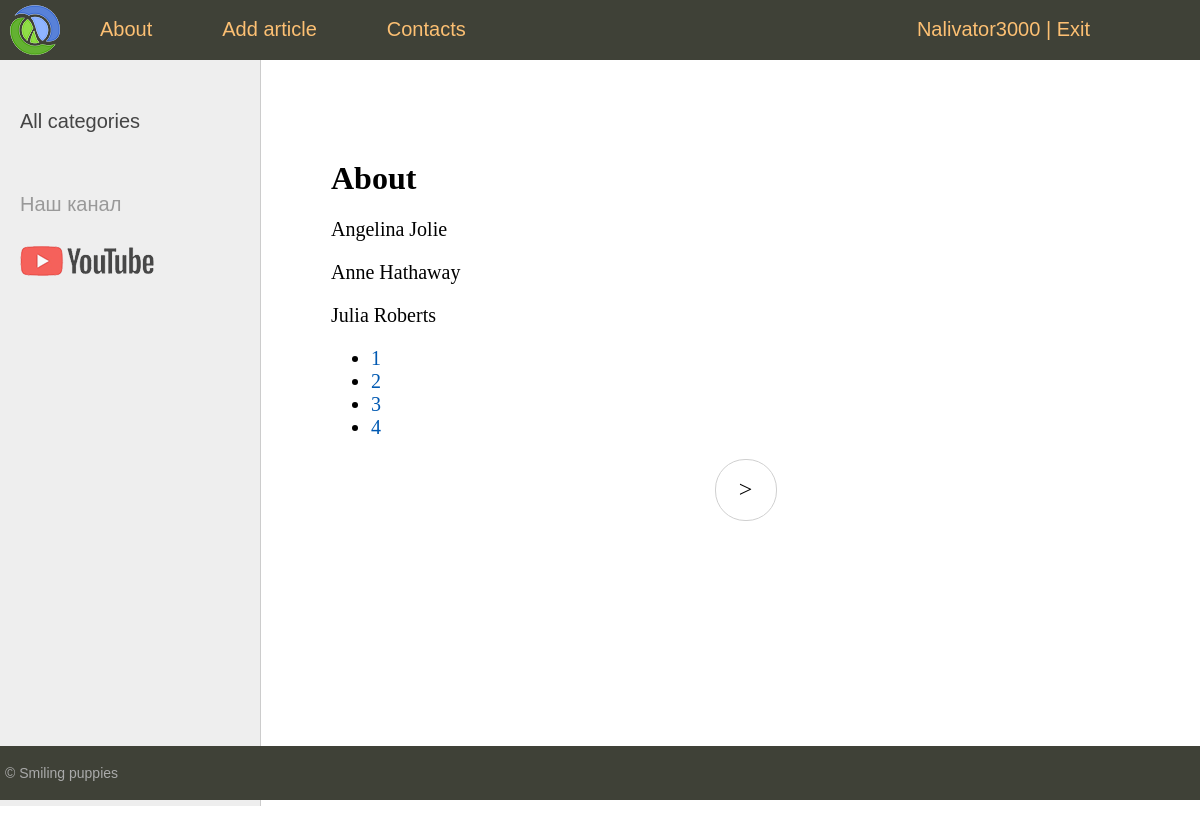
The page /about/ (signed in) on the database its author committed.
### women/models.py (models this page shows, shortened)
class Women(models.Model):
    title = models.CharField(max_length=255, verbose_name='Name')
    slug = models.SlugField(max_length=255, unique=True, db_index=True, verbose_name='URL')
    content = models.TextField(blank=True)
    photo = models.ImageField(upload_to='photos/%Y/%m/%d/')
    time_create = models.DateTimeField(auto_now_add=True, verbose_name='Created at')
    time_update = models.DateTimeField(auto_now=True)
    is_published = models.BooleanField(default=True)
    cat = models.ForeignKey('Category', on_delete=models.PROTECT)
    def __str__(self):
        return self.title
    class Meta:
        verbose_name = 'Famous woman'
        verbose_name_plural = 'Famous women'
        ordering = ['id']

### women/views.py (the view)
# urls.py: path('about/', about, name='about'),
@login_required
def about(request):
    contact_list = Women.objects.all()
    paginator = Paginator(contact_list, 3)
    page_number = request.GET.get('page')
    page_obj = paginator.get_page(page_number)
    return render(request, 'women/about.html', {'title': 'About', 'menu': menu, 'page_obj': page_obj})

### women/templates/women/about.html
{% extends 'women/base.html' %}
{% block content %}
<h1>{{title}}</h1>
{% for contact in page_obj %}
<p>{{ contact }}</p>
{% endfor %}
<nav>
    <ul>
        {% for p in page_obj.paginator.page_range %}
        <li>
            <a href="?page={{ p }}">{{ p }}</a>
        </li>
        {% endfor %}
    </ul>
</nav>
{% endblock %}

### women/templates/women/base.html (shortened to what this page needs)
{% load static %}
{% load women_tags %}
<html>
<head>
	<link type="text/css" href="{% static 'women/css/styles.css' %}" rel="stylesheet" />
</head>
<body>
<table class="table-page" border=0 cellpadding="0" cellspacing="0">
<tr><td valign=top>
{% block mainmenu %}
		<div class="header">
			<ul id="mainmenu" class="mainmenu">
			<li class="logo"><a href="{% url 'home' %}"><div class="logo"></div></a></li>
{% for m in menu %}
			<li><a href="{% url m.url_name %}">{{m.title}}</a></li>
{% endfor %}
			<li class="last">
				{% if request.user.is_authenticated %}
					<li class="last"> {{ user.username }} | <a href="{% url 'logout' %}">Exit</a>
				{% else %}
				<a href="{% url 'register' %}">Registration</a> | <a href="{% url 'login' %}">Log In</a>
				{% endif %}
			</li>
			</ul>
		</div>
{% endblock mainmenu %}
<table class="table-content" border=0 cellpadding="0" cellspacing="0">
<tr>
	<td valign="top" class="left-chapters">
	<ul id="leftchapters">
{% if cat_selected == 0 %}
		<li class="selected">All categories</li>
{% else %}
		<li><a href="{% url 'home' %}">All categories</a></li>
{% endif %}
		<li class="share">
		<p>Наш канал</p>
		<a class="share-yt" href="https://www.youtube.com/channel/UClJzWfGWuGJL2t-3dYKcHTA/playlists" target="_blank" rel="nofollow"></a>
		</li>
	</ul>
</td>
<td valign="top" class="content">
	<div class="content-text">
{% block content %}
{% endblock %}
{% if page_obj.has_other_pages %}
<nav class="list-pages">
	<ul>
{% if page_obj.has_next %}
<li class="page-num">
	<a href="?page={{ page_obj.next_page_number }}">&gt;</a>
</li>
{% endif %}
	</ul>
</nav>
{% endif %}
	</div>
</td></tr></table>
</td></tr>
<tr><td valign=top>
	<div id="footer">
		<p>&copy; Smiling puppies</p>
	</div>
</td></tr></table>
</body>
</html>

### women/static/women/css/styles.css (style rules this page uses)
html, body { font-family: 'Arial'; margin: 0; padding: 0; height: 100%; width: 100%; color: #444; }
a { color: #0059b2; text-decoration: none; }
.table-page { width: 100%; height: 100%; vertical-align: top; }
.table-page tr { height: 100%; }
.header { background: #3F4137; height: 60px; }
.logo { background: url('../images/logo.png') no-repeat 10px 5px; width: 70px; height: 60px; }
ul.mainmenu { list-style: none; margin: 0; padding: 0; height: 60px; color: #fdc073; font-size: 20px; overflow: hidden; }
ul.mainmenu li { float: left; margin: 18px 40px 0 30px; }
ul.mainmenu li.logo { margin: 0; }
ul.mainmenu li.last { float: right; }
ul.mainmenu li a { color: #fdc073; text-decoration: none; }
.table-content { width: 100%; min-height: 100%; height: 100%; }
.left-chapters { margin: 0; background: #eee; border-right: 1px solid #ccc; min-height: 100%; }
.left-chapters ul { width: 230px; min-height: 100%; margin: 0; padding: 20px 10px 10px 20px; list-style: none; font-size: 20px; }
.left-chapters ul li { margin: 30px 0 0 0; color: #999; }
.left-chapters ul li a { color: #444; text-decoration: none; }
.left-chapters ul li.share { margin: 60px 0 0 0; }
.left-chapters ul li.share p { margin: 30px 0 30px 0; }
.left-chapters ul li.share a { display: inline-block; width: 40px; height: 40px; margin: 0 20px 0 0; }
.left-chapters ul li.share a.share-yt { width: 100%; height: 30px; background: url('../images/share_yt.png') no-repeat 0 0 }
.content { padding: 40px 20px 20px 40px; width: 100%; box-sizing: border-box; }
.content-text { margin: 60px 0 0 30px; color: #000; font-size: 20px; font-family: Yandex Sans Display Light; }
.content-text h1 { font-size: 32px; }
#footer { box-sizing: border-box; background: #3F4137; padding: 5px; color: #aaa; font-size: 14px; font-family: Verdana, Geneva, Arial, Helvetica; text-align: left; overflow: hidden; }
.list-pages { text-align: center; margin: 0 0 20px 0; }
.list-pages ul { margin: 20px 0 0 0; padding: 0; list-style: none; }
.list-pages ul li { display: inline-block; margin: 0 20px 0 0; }
.list-pages a { color: #000; font-size: 24px; text-decoration: none; }
.list-pages .page-num, .page-num-selected { display: inline-block; width: 60px; height: 44px; padding: 16px 0 0 0; border: 1px solid #d0d0d0; border-radius: 30px; }

### rows shown on the page
Women: title "Angelina Jolie"
Women: title "Anne Hathaway"
Women: title "Julia Roberts"

### other values the page prints
{{ m.title }} "About" "Add article" "Contacts"
{{ user.username }} "Nalivator3000"
{{ title }} "About"
{{ p }} "1" "2" "3" "4"
